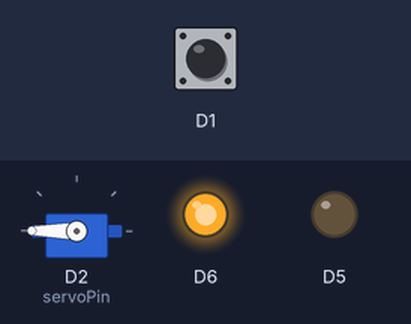
Simulated run of this sketch. Board: ESP8266 (NodeMCU). Shown: servo, output pins drawn as LEDs (lit = HIGH). Dashed ring = blinking. The inputs (shaded band) are chosen by the test bench; at power-on: D1 HIGH. What the sketch prints to the serial monitor is not drawn.

Above: at 1.2 s.
1.3 s: D1 driven LOW
At 2.6 s:
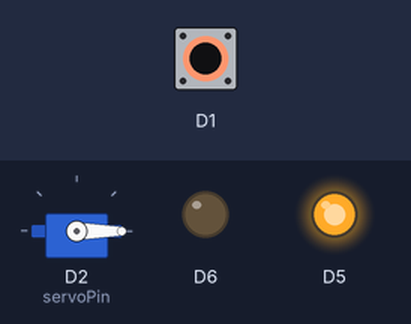
2.9 s: D1 driven HIGH
At 4.2 s:
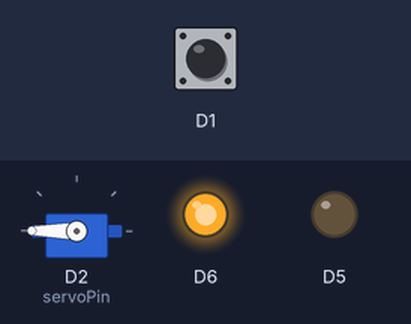
5.9 s: D1 pulsed LOW 2 times (0.12 s each, 0.3 s apart)
At 6.28 s:
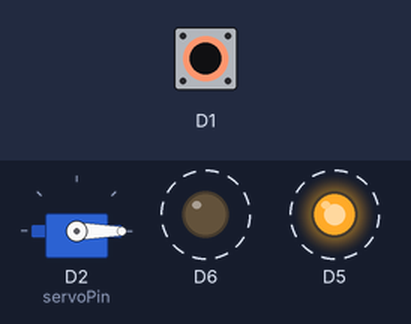
9.5 s: D1 pulsed LOW 5 times (0.12 s each, 0.3 s apart)
At 11.9 s:
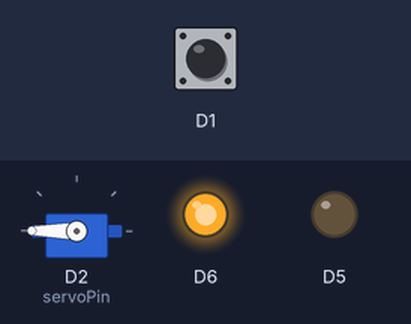
Timing chart, 0 to 13.4 s (numbered marks = the images above; inputs shaded):
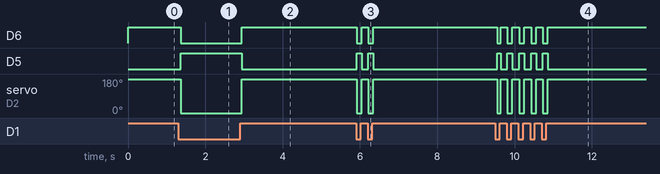

Measured:
- after the input at 1.3 s, D6: HIGH → LOW after 0.07 s; D5: LOW → HIGH after 0.07 s; servo on D2 (servoPin): 180° → 0° after 0.07 s
- after the input at 2.9 s, D6: LOW → HIGH after 0.05 s; D5: HIGH → LOW after 0.05 s; servo on D2 (servoPin): 0° → 180° after 0.05 s
- after the input at 5.9 s, D6: alternates HIGH for 0.18 s and LOW for 0.13 s, 4 changes in all, then stays HIGH, starting at once; D5: alternates HIGH for 0.13 s and LOW for 0.18 s, 4 changes in all, then stays LOW, starting at once; servo on D2 (servoPin): alternates 180° for 0.18 s and 0° for 0.13 s, 4 changes in all, then stays 180°, starting at once
- after the input at 9.5 s, D6: alternates HIGH for 0.18 s and LOW for 0.13 s, 10 changes in all, then stays HIGH, starting after 0.05 s; D5: alternates HIGH for 0.13 s and LOW for 0.18 s, 10 changes in all, then stays LOW, starting after 0.05 s

The sketch:

sketch_sep26b_servo.ino
```cpp
#include <Servo.h>
Servo servo;
int val = 0;
int servoPin = 4;

void setup() {
  pinMode(D1, INPUT);
  pinMode(D2, OUTPUT);
  pinMode(D5, OUTPUT);
  pinMode(D6, OUTPUT);
  Serial.begin(9600);
  servo.attach(servoPin);
}

void loop() {
  val = digitalRead(D1);
  Serial.print("val = ");
  Serial.println(val);
  if (val == 0){
    servo.write(0);
    digitalWrite(D5,1);
    digitalWrite(D6,0);
    Serial.println("ตรวจจับได้");
  }
  else {
    servo.write(180);
    digitalWrite(D5,0);
    digitalWrite(D6,1);
    Serial.println("ไม่มีอะไรบัง IR Senser");
  }
}
```
